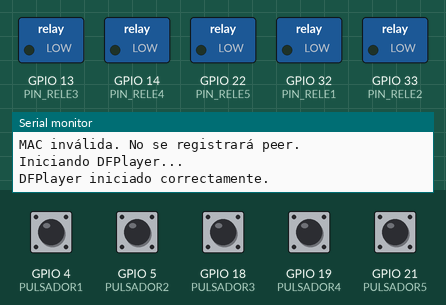
A sketch run on a simulated ESP32. Shown: switched loads named in the sketch (green lamp = pin HIGH), the last lines printed to the serial monitor. The inputs (shaded band) are chosen by the test bench; at power-on: GPIO 4 (PULSADOR1), GPIO 5 (PULSADOR2), GPIO 18 (PULSADOR3), GPIO 19 (PULSADOR4), GPIO 21 (PULSADOR5) HIGH. The audio player accepts every command and is not drawn.

Above: at 2.8 s.
2.9 s: GPIO 4 (PULSADOR1) pulled LOW for 0.15 s
At 3.03 s:
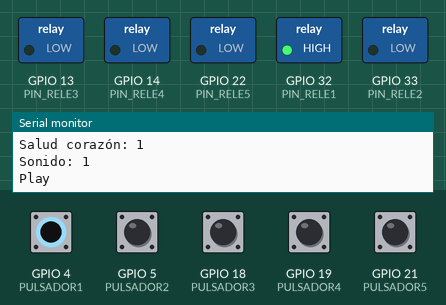
4.6 s: GPIO 5 (PULSADOR2) pulled LOW for 0.15 s
At 4.71 s:
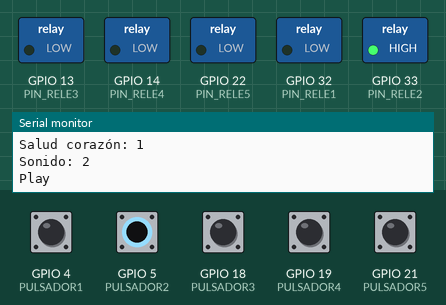
6.2 s: GPIO 18 (PULSADOR3) pulled LOW for 0.15 s
At 6.34 s:
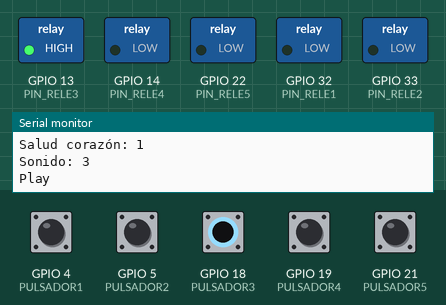
7.9 s: GPIO 19 (PULSADOR4) pulled LOW for 0.15 s
At 8.02 s:
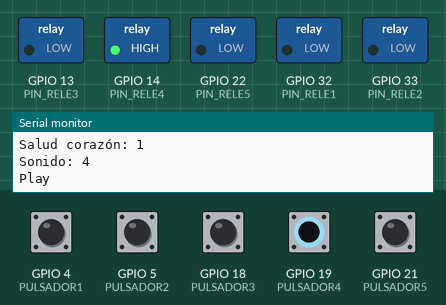
9.6 s: GPIO 21 (PULSADOR5) pulled LOW for 0.15 s
At 9.7 s:
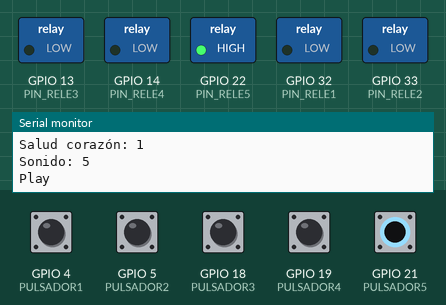
Timing chart, 0 to 12.2 s (numbered marks = the images above; inputs shaded):
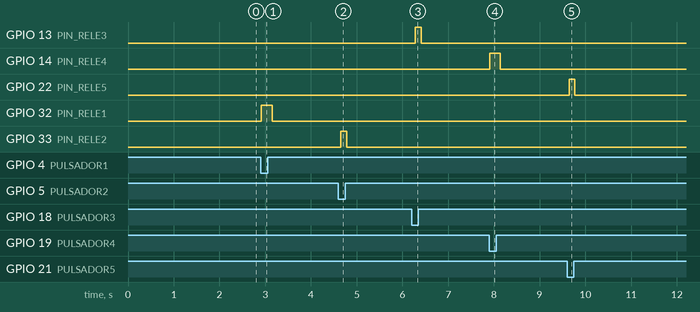

The sketch:

corazon.ino
```cpp
#include <Arduino.h>
#include "DFRobotDFPlayerMini.h"
#include "configuration.h"
#include "esp_now_functions.h"


uint8_t peer_mac[6];
String nombrePlaca;
uint8_t heartType = CORAZON_1; // tipo de corazón (1-6)

HardwareSerial SerialDFP(2);  // UART1
DFRobotDFPlayerMini myDFPlayer;

// --------------------- VARIABLES --------------------
// Variables de interrupción
volatile heartPosition_t heartPosition = FOCO_AORTICO;   // Posición del altavoz (Consultar Documentación)
volatile bool changeFlag = false;
// Variables de control
bool isPlaying = false;
unsigned long currentMillis = millis();

volatile unsigned long lastInterruptTime1 = 0;
volatile unsigned long lastInterruptTime2 = 0;
volatile unsigned long lastInterruptTime3 = 0;
volatile unsigned long lastInterruptTime4 = 0;
volatile unsigned long lastInterruptTime5 = 0;

const unsigned long debounceDelay_MS = 100; // 100 ms debounce

//Rutinas de atención a la interrupción
void isrPulsador1() {
  unsigned long interruptTime = millis();
  if (interruptTime - lastInterruptTime1 > debounceDelay_MS) {
    heartPosition = FOCO_AORTICO;
    changeFlag = true;
    lastInterruptTime1 = interruptTime;
  }
}

void isrPulsador2() {
  unsigned long interruptTime = millis();
  if (interruptTime - lastInterruptTime2 > debounceDelay_MS) {
    heartPosition = FOCO_PULMONAR;
    changeFlag = true;
    lastInterruptTime2 = interruptTime;
  }
}

void isrPulsador3() {
  unsigned long interruptTime = millis();
  if (interruptTime - lastInterruptTime3 > debounceDelay_MS) {
    heartPosition = FOCO_ACCESORIO_AORTICO;
    changeFlag = true;
    lastInterruptTime3 = interruptTime;
  }
}

void isrPulsador4() {
  unsigned long interruptTime = millis();
  if (interruptTime - lastInterruptTime4 > debounceDelay_MS) {
    heartPosition = FOCO_TRICUSPIDE;
    changeFlag = true;
    lastInterruptTime4 = interruptTime;
  }
}

void isrPulsador5() {
  unsigned long interruptTime = millis();
  if (interruptTime - lastInterruptTime5 > debounceDelay_MS) {
    heartPosition = FOCO_MITRAL;
    changeFlag = true;
    lastInterruptTime5 = interruptTime;
  }
}

//Funciones
void reproducirAudio(int folder, int audio);
void controlAltavoz(int valor);
void apagarAltavoces(void);


void setup() {
  Serial.begin(115200);
  espNOW_setup();
  // Configurar relés como salidas
  pinMode(PIN_RELE1, OUTPUT);
  pinMode(PIN_RELE2, OUTPUT);
  pinMode(PIN_RELE3, OUTPUT);
  pinMode(PIN_RELE4, OUTPUT);
  pinMode(PIN_RELE5, OUTPUT);

  apagarAltavoces();
  // Configurar pulsadores como entrada con pull-up
  pinMode(PULSADOR1, INPUT_PULLUP);
  pinMode(PULSADOR2, INPUT_PULLUP);
  pinMode(PULSADOR3, INPUT_PULLUP);
  pinMode(PULSADOR4, INPUT_PULLUP);
  pinMode(PULSADOR5, INPUT_PULLUP);
  // Configurar interrupciones por flanco de bajada
  attachInterrupt(digitalPinToInterrupt(PULSADOR1), isrPulsador1, CHANGE);
  attachInterrupt(digitalPinToInterrupt(PULSADOR2), isrPulsador2, CHANGE);
  attachInterrupt(digitalPinToInterrupt(PULSADOR3), isrPulsador3, CHANGE);
  attachInterrupt(digitalPinToInterrupt(PULSADOR4), isrPulsador4, CHANGE);
  attachInterrupt(digitalPinToInterrupt(PULSADOR5), isrPulsador5, CHANGE);

//------------------- Configuración del Reproductor mp3 ------------------
  // Iniciar UART1 en pines (RX) y (TX) a 9600 baudios
  SerialDFP.begin(9600, SERIAL_8N1, RX, TX);
  delay(1000);
  Serial.println("Iniciando DFPlayer...");
  if (!myDFPlayer.begin(SerialDFP)) {
    Serial.println("No se pudo comunicar con DFPlayer.");
    Serial.println("Verifica cableado, SD y alimentación.");
    while (true);
    return;
  }
  Serial.println("DFPlayer iniciado correctamente.");
  myDFPlayer.volume(20);  // Volumen (0-30)
  myDFPlayer.EQ(DFPLAYER_EQ_NORMAL);
  myDFPlayer.outputDevice(DFPLAYER_DEVICE_SD);  // Fuente: tarjeta SD

}

void loop() {
  reproducirAudio(heartType, heartPosition);
  delay(100);
}

/* FUNCIONES */

void reproducirAudio(int folder, int audio){
  if (changeFlag) {
    changeFlag = false;
    //int pin = (audio==1 ? PULSADOR1 : audio==2 ? PULSADOR2: audio==3 ? PULSADOR3: audio==4 ? PULSADOR4 : PULSADOR5);
    int pin;
    switch(audio){
      case 1:
        pin = PULSADOR1;
        break;
      case 2:
        pin = PULSADOR2;
        break;
      case 3:
        pin = PULSADOR3;
        break;
      case 4:
        pin = PULSADOR4;
        break;
      default:
        pin = PULSADOR5;
        break;
    }

    //mensajes debug
    Serial.print("Salud corazón: ");
    Serial.println(folder);
    Serial.print("Sonido: ");
    Serial.println(audio);

    controlAltavoz(audio);

    bool pressed = (digitalRead(pin) == LOW); // 1 si está a LOW

    if (pressed && !isPlaying) {
      // Pasamos de HIGH→LOW y no estaba sonando: arrancamos
      myDFPlayer.playFolder(folder,audio);
      Serial.println("Play");
      isPlaying = true;
    }
    else if (!pressed && isPlaying) {
      // Se soltó el botón y estaba sonando: paramos
      myDFPlayer.stop();
      apagarAltavoces();
      isPlaying = false;
      Serial.println("Pause");
    }
  }
  if (isPlaying){ // El 11 es el fin de canción, cuando llega se vuelve a poner si está el botón pulsado
    if (myDFPlayer.available() && myDFPlayer.readType() == DFPlayerFeedBack) {
      myDFPlayer.playFolder(folder,audio);
    }
  }
}

void controlAltavoz(int valor) {
  valor--; // Convertir de 1–5 a índice 0–4

  if (valor >= 0 && valor < N_ALTAVOCES) {
    // Apagar todos los relés
    for (int i = 0; i < N_ALTAVOCES; i++) {
      digitalWrite(reles[i], LOW);
    }
    // Activar solo el seleccionado
    digitalWrite(reles[valor], HIGH);
  } else {
    Serial.println("Error: Altavoz a encender no existe");
  }
}

void apagarAltavoces() {
  for (int i = 0; i < N_ALTAVOCES; i++) {
    digitalWrite(reles[i], LOW);
  }
}
```

esp_now_functions.cpp
```cpp
//esp_now_functions.cpp
#include <WiFi.h>
#include <esp_now.h>
#include "esp_now_functions.h"


static const char* TAG = "ESP_NOW";

//===========================================//
//               Configuración               //
//===========================================//

void espNOW_setup(){ // Inicializa el ESP-NOW y registra los peers y los callbacks
  WiFi.mode(WIFI_STA);
  WiFi.disconnect();

  // Inicializar ESP-NOW
  if (esp_now_init() != ESP_OK) {
    Serial.println("Error al inicializar ESP-NOW");
    return;
  }

  seleccion_placa(nombrePlaca);

  // Registrar las funciones de callback
  if (nombrePlaca == "Corazón"){
    esp_now_register_recv_cb(corRecvCallback);
  } else if (nombrePlaca == "Tórax"){
    esp_now_register_recv_cb(torRecvCallback);
  } else {
    Serial.println("Placa no reconocida, revisa la MAC introducida");
  }
   // Cambair esto por el callback de Tor o Cor
  esp_now_register_send_cb(sentCallback);
  // Registrar el receptor (peer)
  esp_now_peer_info_t peerInfo = {};  // Limpia la estructura
  if (memcmp(peer_mac, (uint8_t[6]){0,0,0,0,0,0}, 6) == 0) {
    Serial.println("MAC inválida. No se registrará peer.");
    return;
  }
  memcpy(peerInfo.peer_addr, peer_mac, 6);
  peerInfo.channel = 0;  // Usar el mismo canal del Wi-Fi
  peerInfo.encrypt = false;  // Sin cifrado
  delay(100);
  if (esp_now_add_peer(&peerInfo) != ESP_OK) {
    Serial.println("Error al agregar el receptor");
    return;
  }
  Serial.print("Peer registrado correctamente con MAC: ");
  Serial.printf("%02X:%02X:%02X:%02X:%02X:%02X\n",
               peer_mac[0], peer_mac[1], peer_mac[2],
               peer_mac[3], peer_mac[4], peer_mac[5]);
}

uint8_t* stringToMac(String macStr) { // Pasa de la mac en formato string a uno reconocible por ESP-NOW
  static uint8_t macBytes[6];  // static para que no se destruya al salir de la función
  int macIndex = 0;
  for (int i = 0; i < macStr.length(); i += 3) {
    String byteStr = macStr.substring(i, i + 2);
    macBytes[macIndex++] = (uint8_t) strtol(byteStr.c_str(), NULL, 16);
  }
  return macBytes;
}

void seleccion_placa(String& nombrePlaca){
  delay(100);
  // TODO: Cambiar MACs
  static uint8_t mac1[] = {0x14, 0x2B, 0x2F, 0xDB, 0x05, 0xF0}; // Corazón
  static uint8_t mac2[] = {0xF0, 0x24, 0xF9, 0x43, 0x4A, 0xB8}; // Tórax
  static uint8_t mac_null[] = {0x00, 0x00, 0x00, 0x00, 0x00, 0x00};
  uint8_t* macAddress = stringToMac(WiFi.macAddress());
  Serial.printf("MAC leída: %02X:%02X:%02X:%02X:%02X:%02X\n",
               macAddress[0], macAddress[1], macAddress[2],
               macAddress[3], macAddress[4], macAddress[5]);
  if (memcmp(macAddress, mac1, 6) == 0) {
    nombrePlaca = "Corazón";
    memcpy(peer_mac, mac2, 6);
  } else if (memcmp(macAddress, mac2, 6) == 0) {
    nombrePlaca = "Tórax";
    memcpy(peer_mac, mac1, 6);
  } else {
    nombrePlaca = "Desconocido";
    memcpy(peer_mac, mac_null, 6);
  }
  Serial.print("Parte del cuerpo: ");
  Serial.println(nombrePlaca);

}

//===========================================//
//             Funciones Corazón             //
//===========================================//

void sendHeartType(uint8_t heartType){ // Manda el tipo de corazón que debe sonar
  // heartType debe estar entre 1 y 6
  if (heartType < 1 || heartType > 6) {
    Serial.printf("Valor de heartType fuera de rango (1-6)\n");
    return;
  }

  // enviamos un solo byte
  esp_err_t err = esp_now_send(peer_mac, &heartType, sizeof(heartType));
  if (err == ESP_OK) {
    Serial.printf("Enviado heartType=%u correctamente\n", heartType);
  } else {
    Serial.printf("Error al enviar heartType=%u: %d\n", heartType, err);
  }
}

void corRecvCallback(const esp_now_recv_info_t * info, const uint8_t * data, int data_len){ // Función de callback de la placa del corazón
  if (data_len == 8 && memcmp(data, "ASKTYPE", 7) == 0){
    sendHeartType(heartType);
  } else {
    Serial.printf("Tipo de dato inválido recibido \n");
  }
}

//===========================================//
//              Funciones Tórax              //
//===========================================//

void askForHeartType(){ // Cuando se le llame le pide al otro ESP32 el tipo de corazón
  const char request[] = "ASKTYPE";
  esp_err_t err = esp_now_send(peer_mac, (uint8_t*)request, sizeof(request));
  if (err == ESP_OK) {
    Serial.println(">> Petición ASKTYPE enviada");
  } else {
    Serial.printf("!! Error enviando ASKTYPE: %d\n", err);
  }
}

void torRecvCallback(const esp_now_recv_info_t * info, const uint8_t * data, int data_len){ // Función de callback de la placa del tórax
  if(data_len == sizeof(uint8_t)){
    uint8_t receivedHeartType = *data;
    if (receivedHeartType >= 1 && receivedHeartType <= 6) {
      heartType = receivedHeartType;
      Serial.printf("Tipo de corazón recibido: %u \n", heartType);
    } else {
      Serial.printf("Tipo de corazón recibido fuera de rango (1-6): %u \n", receivedHeartType);
    }
  } else {
    Serial.printf("Tipo de dato inválido recibido (len=%d) \n", data_len);
  }
}

//===========================================//
//              OnDataSentCbck               //
//===========================================//

void sentCallback(const esp_now_send_info_t *mac_addr, esp_now_send_status_t status){
  Serial.print("Estado del envío: ");
  Serial.println(status == ESP_NOW_SEND_SUCCESS ? "Éxito" : "Falló");
}
```

esp_now_functions.h
```cpp
//esp_now_functions.h

#ifndef ESP_NOW_FUNCTIONS_H
#define ESP_NOW_FUNCTIONS_H

#include <Arduino.h>
#include <WiFi.h>
#include <configuration.h>
#include <esp_now.h>


//===========================================//
//             Variables globales            //
//===========================================//

extern uint8_t peer_mac[6];
extern String nombrePlaca;
extern uint8_t heartType; // tipo de corazón actual (1-6)
//===========================================//
//           Prototipos de funciones         //
//===========================================//

uint8_t* stringToMac(String macStr);
void seleccion_placa(String& nombrePlaca);
void espNOW_setup();

// --------- Funciones Corazón ---------
void sendHeartType(uint8_t heartType);
void corRecvCallback(const esp_now_recv_info_t * info, const uint8_t * data, int data_len);

// --------- Funciones Tórax ----------
void askForHeartType();
void torRecvCallback(const esp_now_recv_info_t * info, const uint8_t * data, int data_len);

// --------- Callbacks ESP-NOW --------
void sentCallback(const esp_now_send_info_t *mac_addr, esp_now_send_status_t status);

#endif
```

configuration.h
```cpp
#ifndef CONFIGURATION_H
#define CONFIGURATION_H

/* DEFINICIÓN DE PINES */

// Pulsadores con interrupciones
#define PULSADOR1 4
#define PULSADOR2 5
#define PULSADOR3 18
#define PULSADOR4 19
#define PULSADOR5 21

// Relés (control de altavoces)
#define PIN_RELE1 32
#define PIN_RELE2 33
#define PIN_RELE3 13
#define PIN_RELE4 14
#define PIN_RELE5 22
// Pines UART (DFPlayer)
#define TX 17  // TX del ESP32 → RX del DFPlayer
#define RX 16  // RX del ESP32 ← TX del DFPlayer

/* CONSTANTES */
#define RESOLUCION    1024
#define NIVELES       6
#define N_ALTAVOCES   5

// Arrays de ejemplo
const int reles[N_ALTAVOCES] = {PIN_RELE1, PIN_RELE2, PIN_RELE3, PIN_RELE4, PIN_RELE5};

// Enumeraciones corazones
typedef enum {
  CORAZON_1 = 1,
  CORAZON_2 = 2,
  CORAZON_3 = 3,
  CORAZON_4 = 4,
  CORAZON_5 = 5,
  CORAZON_6 = 6,
} heartType_t;

typedef enum  {
  FOCO_AORTICO = 1,
  FOCO_PULMONAR = 2,
  FOCO_ACCESORIO_AORTICO = 3,
  FOCO_TRICUSPIDE = 4,
  FOCO_MITRAL = 5,
} heartPosition_t;

#endif
```

Measured:
- after the input at 2.9 s, GPIO 32 (PIN_RELE1): LOW → HIGH at once, → LOW 0.23 s later
- after the input at 4.6 s, GPIO 33 (PIN_RELE2): LOW → HIGH after 0.05 s, → LOW 0.13 s later
- after the input at 6.2 s, GPIO 13 (PIN_RELE3): LOW → HIGH after 0.08 s, → LOW 0.13 s later
- after the input at 7.9 s, GPIO 14 (PIN_RELE4): LOW → HIGH at once, → LOW 0.23 s later
- after the input at 9.6 s, GPIO 22 (PIN_RELE5): LOW → HIGH at once, → LOW 0.13 s later
